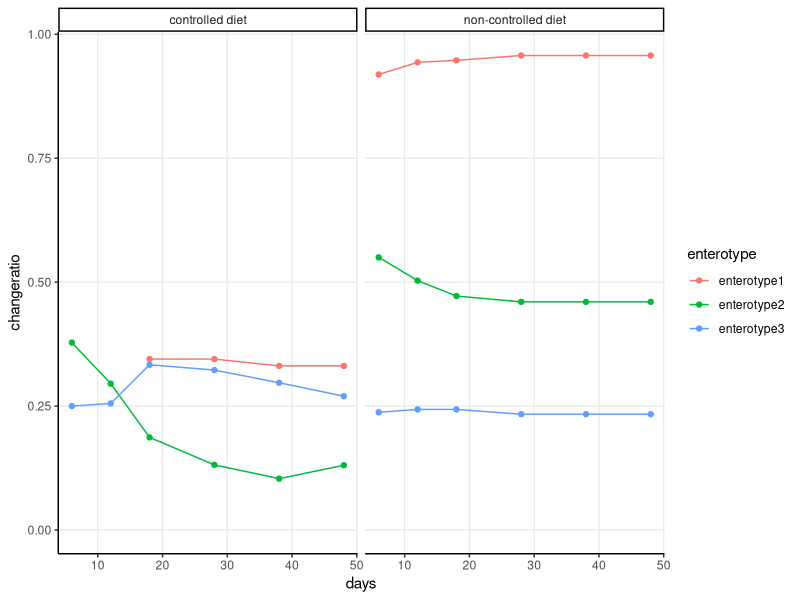

Source code (R):


####################-----  divide into 6 points  ---------################
    

    
BT<-read.csv("TimeLine6SplitEnterotype.csv")
library(ggplot2)
 # turn-off scientific notation like 1e+48

gg<-ggplot(data=BT,aes(x=days,y=changeratio,group=enterotype,colour=enterotype))+
  theme(axis.text.x = element_text(angle=90, vjust=0.6)) +
  theme_classic() +
  theme( panel.grid.major = element_line() )+
  geom_line()+
  geom_point()+
  facet_wrap(~ type)+
  expand_limits(y=0)
  
  

  
  ggsave("BarplotTimeEnterotype3Type.pdf", gg,width = 8, height = 4)
  
